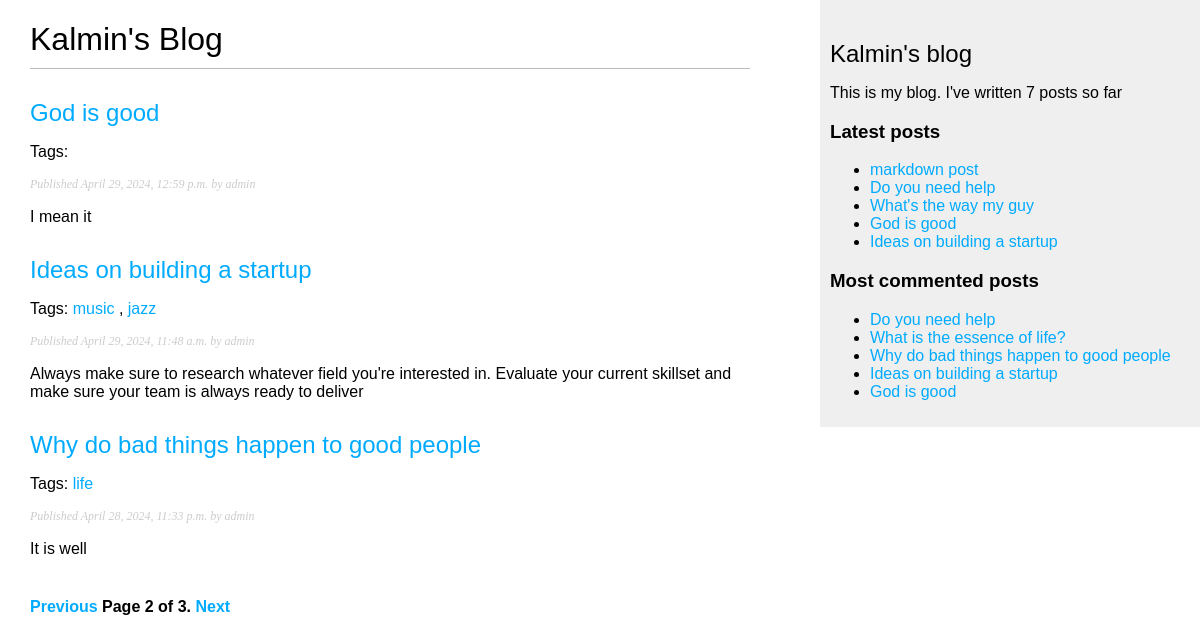
Screenshot of /blog/?page=2 with the database file from the repository.
### blog/models.py (models this page shows, shortened)
class Post(models.Model):
    class Status(models.TextChoices):
        DRAFT = 'DR', 'Draft'
        PUBLISHED = 'PB', 'Published'
    tags = TaggableManager()
    title = models.CharField(max_length=250)
    slug = models.SlugField(max_length=250, unique_for_date='publish')
    author = models.ForeignKey(
        User, on_delete=models.CASCADE, related_name='blog_posts')
    body = models.TextField()
    publish = models.DateTimeField(default=timezone.now)
    created = models.DateTimeField(auto_now_add=True)
    updated = models.DateTimeField(auto_now=True)
    status = models.CharField(
        max_length=2, choices=Status.choices, default=Status.DRAFT)
    objects = models.Manager()
    published = PublishedManager()
    class Meta:
        ordering = ['-publish']
        indexes = [
            models.Index(fields=['-publish'])
        ]
    def get_absolute_url(self):
        return reverse('blog:post_detail', args=[
                                        self.publish.year,
                                        self.publish.month,
                                        self.publish.day,
                                        self.slug])

### blog/views.py (the view)
# urls.py: path('', views.post_list, name='post_list'),
def post_list(request, tag_slug=None):
    post_list = Post.published.all()
    tag = None
    if tag_slug:
        tag = get_object_or_404(Tag, slug=tag_slug)
        post_list = post_list.filter(tags__in=[tag])
    paginator = Paginator(post_list, 3)
    page_number = request.GET.get('page', 1)
    try:
        posts = paginator.page(page_number)
    except PageNotAnInteger:
        posts=paginator.page(1)
    except EmptyPage:
        posts=paginator.page(paginator.num_pages)
    return render(request,
                  'blog/post/list.html',
                  {'posts': posts,
                  'tag':tag})

### blog/models.py (called while the page is built)
    def get_queryset(self):
        return super().get_queryset().filter(status=Post.Status.PUBLISHED)

### blog/templatetags/blog_tags.py (called while the page is built)
@register.simple_tag
def total_posts():
    return Post.published.count()

@register.inclusion_tag('blog/post/latest_posts.html')
def show_latest_posts(count=5):
    latest_posts =Post.published.order_by('-publish')[:count]
    return {'latest_posts': latest_posts}

@register.simple_tag
def get_most_commented_posts(count=5):
    return Post.published.annotate(
        total_comments=Count('comments')
    ).order_by('-total_comments')[:count]

@register.filter(name="markdown")
def markdown_format(text):
    return mark_safe(markdown.markdown(text))

### blog/templates/blog/post/list.html (shortened to what this page needs)
{% extends "blog/base.html" %}
{% load blog_tags %}
{% block content %}
  <h1>Kalmin's Blog</h1>
    {% for post in posts %}
      <h2>
        <a href="{{ post.get_absolute_url }}">
          {{ post.title }}
        </a>
      </h2>
      <p class="tags">
        Tags:
         {% for tag in post.tags.all %}
          <a href="{% url "blog:post_list_by_tag" tag.slug %}">
            {{ tag.name }}
          </a>
          {% if not forloop.last %}, {% endif %}
        {% endfor %}
      </p>
      <p class="date">
        Published {{ post.publish }} by {{ post.author }}
      </p>
        {{ post.body|markdown|truncatewords_html:30 }}
      {% endfor %}
      {% include "./pagination.html" with page=posts %}
{% endblock %}

### blog/templates/blog/base.html (shortened to what this page needs)
{% load blog_tags %}
{% load static %}
<!DOCTYPE html>
<html>
  <head>
    <link href="{% static "css/blog.css" %}" rel="stylesheet">
  </head>
  <body>
    <div id="content">{% block content %} {% endblock %}</div>
    <div id="sidebar">
      <h2>Kalmin's blog</h2>
      <p>
        This is my blog.
        I've written {% total_posts %} posts so far
      </p>
      <h3>Latest posts</h3>
      {% show_latest_posts %}
      <h3>Most commented posts</h3>
      {% get_most_commented_posts as most_commented_posts %}
      <ul>
        {% for post in most_commented_posts %}
          <li>
            <a href="{{ post.get_absolute_url }}">{{ post.title }}</a>
          </li>
        {% endfor %}
      </ul>
    </div>
  </body>
</html>

### blog/templates/blog/post/latest_posts.html
<ul>
    {% for post in latest_posts %}
        <li>
            <a href="{{ post.get_absolute_url }}">{{ post.title }}</a>
        </li>
    {% endfor %}
</ul>

### blog/static/css/blog.css (style rules this page uses)
body { margin:0; padding:0; font-family:helvetica, sans-serif; }
a { color:#00abff; text-decoration:none; }
h1 { font-weight:normal; border-bottom:1px solid #bbb; padding:0 0 10px 0; }
h2 { font-weight:normal; margin:30px 0 0; }
#content { float:left; width:60%; padding:0 0 0 30px; }
#sidebar { float:right; width:30%; padding:10px; background:#efefef; height:100%; }
p.date { color:#ccc; font-family: georgia, serif; font-size: 12px; font-style: italic; }

### rows the page displays
Post: title "God is good", publish "April 29, 2024, 12:59 p.m.", author "admin", body "I mean it"
Post: title "Ideas on building a startup", publish "April 29, 2024, 11:48 a.m.", author "admin", body "Always make sure to research whatever field you're interested in. Evaluate your current skillset and make sure your team is always ready to deliver"
Tag: name "music"
Tag: name "jazz"
Post: title "Why do bad things happen to good people", publish "April 28, 2024, 11:33 p.m.", author "admin", body "It is well"
Tag: name "life"
Post: title "markdown post"
Post: title "Do you need help"
Post: title "What's the way my guy"
Post: title "What is the essence of life?"

### other values shown
{{ page.number }} "2"
{{ page.paginator.num_pages }} "3"
